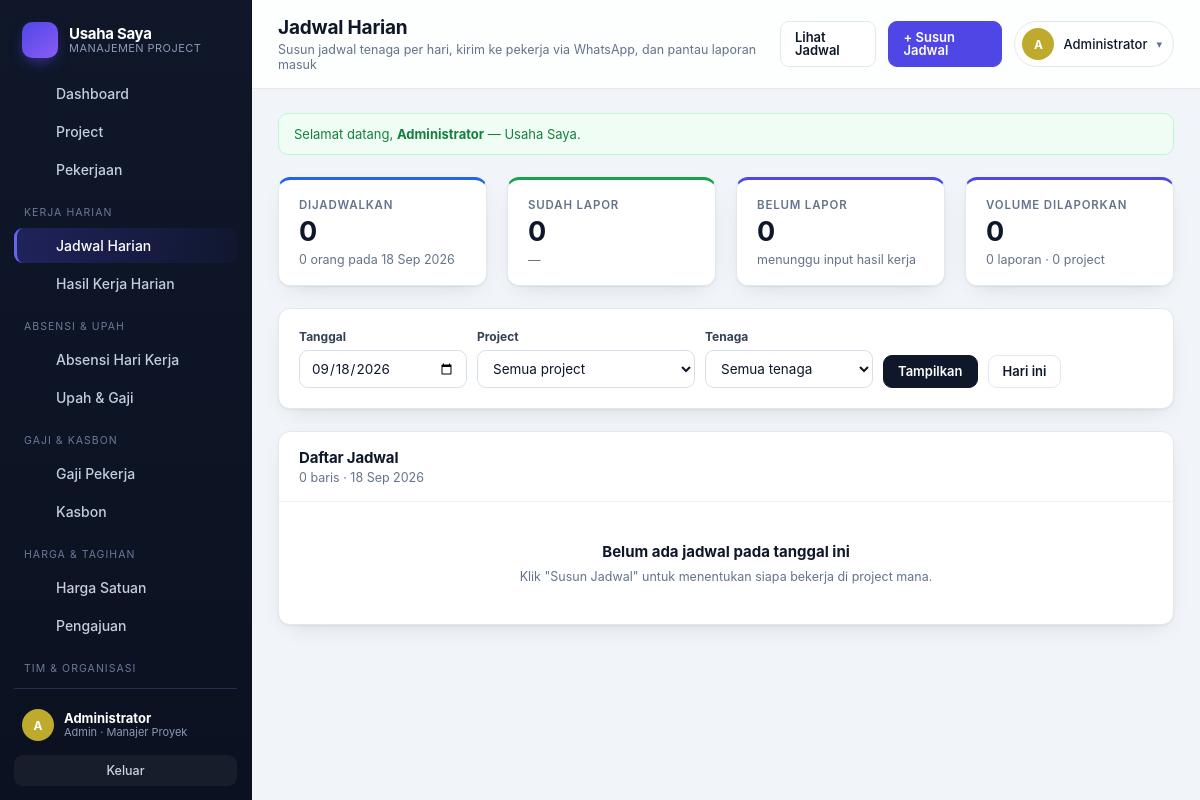
Screenshot of /jadwal_harian.php (signed in) with the database file from the repository.
### tables this page shows
CREATE TABLE perusahaan (
    id                INTEGER PRIMARY KEY AUTOINCREMENT,
    nama              TEXT NOT NULL,
    slug              TEXT NOT NULL DEFAULT '',
    logo              TEXT NOT NULL DEFAULT '',
    kontak_nama       TEXT NOT NULL DEFAULT '',
    kontak_telepon    TEXT NOT NULL DEFAULT '',
    masa_aktif_sampai TEXT NOT NULL DEFAULT '',
    maks_user         INTEGER NOT NULL DEFAULT 0,
    aktif             INTEGER NOT NULL DEFAULT 1,
    catatan           TEXT NOT NULL DEFAULT '',
    created_at        TEXT NOT NULL DEFAULT (datetime('now','localtime'))
, tutup_buku_tgl INTEGER NOT NULL DEFAULT 25);

CREATE TABLE users (
    id            INTEGER PRIMARY KEY AUTOINCREMENT,
    username      TEXT NOT NULL UNIQUE,
    password_hash TEXT NOT NULL,
    nama          TEXT NOT NULL,
    role          TEXT NOT NULL DEFAULT 'pekerja',
    jabatan       TEXT NOT NULL DEFAULT '',
    telepon       TEXT NOT NULL DEFAULT '',
    aktif         INTEGER NOT NULL DEFAULT 1,
    created_at    TEXT NOT NULL DEFAULT (datetime('now','localtime'))
, upah_harian REAL NOT NULL DEFAULT 0, skema TEXT NOT NULL DEFAULT 'harian', perusahaan_id INTEGER NOT NULL DEFAULT 0, is_owner INTEGER NOT NULL DEFAULT 0);

### inc/auth.php (called while the page is built, shortened)
<?php
require_once __DIR__ . '/db.php';
require_once __DIR__ . '/util.php';
require_once __DIR__ . '/tenant.php';
function current_user(): ?array
{
    static $cached = false;
    static $user = null;
    if ($cached) {
        return $user;
    }
    $cached = true;
    $st = db()->prepare('SELECT * FROM users WHERE id = ? AND aktif = 1');
    $st->execute([$_SESSION['uid']]);
    $row = $st->fetch();
    return $user = $row;
}
function require_login(): array
{
    $u = current_user();
    return $u;
}
function take_flash(): array
{
    $f = $_SESSION['flash'] ?? [];
    return $f;
}

### inc/db.php (called while the page is built, shortened)
<?php
function db(): PDO
{
    static $pdo = null;
    if ($pdo instanceof PDO) {
        return $pdo;
    }
    $pdo = new PDO('sqlite:' . DB_PATH, null, null, [
        PDO::ATTR_ERRMODE            => PDO::ERRMODE_EXCEPTION,
        PDO::ATTR_DEFAULT_FETCH_MODE => PDO::FETCH_ASSOC,
    ]);
    $pdo->exec('PRAGMA busy_timeout = 5000');
    $pdo->exec('PRAGMA journal_mode = WAL');
    $pdo->exec('PRAGMA synchronous = NORMAL');
    $pdo->exec('PRAGMA foreign_keys = ON');
    app_migrate($pdo);
    return $pdo;
}
function app_migrate(PDO $pdo): void
{
    $pdo->exec('BEGIN IMMEDIATE');
    try {
        ensure_column($pdo, 'users', 'upah_harian', 'REAL NOT NULL DEFAULT 0');
        ensure_column($pdo, 'pekerjaan_pekerja', 'upah_borongan', 'REAL NOT NULL DEFAULT 0');
        ensure_column($pdo, 'pekerjaan', 'harga_satuan_id', 'INTEGER REFERENCES harga_satuan(id) ON DELETE SET NULL');
        ensure_column($pdo, 'pekerjaan', 'harga_jasa', 'REAL NOT NULL DEFAULT 0');
        ensure_column($pdo, 'pekerjaan', 'harga_upah', 'REAL NOT NULL DEFAULT 0');
        ensure_column($pdo, 'pekerjaan', 'volume_realisasi', 'REAL NOT NULL DEFAULT 0');
        ensure_column($pdo, 'pekerjaan', 'realisasi_tanggal', "TEXT NOT NULL DEFAULT ''");
        ensure_column($pdo, 'pekerjaan', 'realisasi_catatan', "TEXT NOT NULL DEFAULT ''");
        ensure_column($pdo, 'pekerjaan', 'volume_auto', 'INTEGER NOT NULL DEFAULT 0');
        ensure_column($pdo, 'pekerjaan', 'tagih_status', "TEXT NOT NULL DEFAULT 'belum'");
        ensure_column($pdo, 'pekerjaan', 'tagih_diajukan_tanggal', "TEXT NOT NULL DEFAULT ''");
        ensure_column($pdo, 'pekerjaan', 'tagih_dibayar_tanggal', "TEXT NOT NULL DEFAULT ''");
        ensure_column($pdo, 'pekerjaan', 'tagih_catatan', "TEXT NOT NULL DEFAULT ''");
        ensure_column($pdo, 'pekerjaan', 'tagih_volume', 'REAL NOT NULL DEFAULT 0');
        ensure_column($pdo, 'pekerjaan_pekerja', 'bagian_pct', 'REAL NOT NULL DEFAULT 0');
        ensure_column($pdo, 'pekerjaan_pekerja', 'harga_upah_override', 'REAL NOT NULL DEFAULT 0');
        ensure_column($pdo, 'users', 'skema', "TEXT NOT NULL DEFAULT 'harian'");
        foreach (['users', 'projects', 'lokasi', 'pekerjaan', 'pekerjaan_pekerja',
                  'progress_log', 'absensi', 'harga_satuan', 'jadwal', 'laporan_kerja',
                  'harga_satuan_pekerja', 'pengajuan', 'pengajuan_item',
                  'kasbon', 'penggajian', 'penggajian_item'] as $tabel) {
            ensure_column($pdo, $tabel, 'perusahaan_id', 'INTEGER NOT NULL DEFAULT 0');
        }
        ensure_column($pdo, 'users', 'is_owner', 'INTEGER NOT NULL DEFAULT 0');
        ensure_column($pdo, 'perusahaan', 'tutup_buku_tgl', 'INTEGER NOT NULL DEFAULT 25');
        seed_users($pdo);
        seed_demo($pdo);
        seed_upah($pdo);
        seed_harga_satuan($pdo);
        seed_skema_demo($pdo);
        seed_jadwal_kerja($pdo);
        migrasi_tagihan_lama($pdo);
        migrasi_perusahaan($pdo);
        $pdo->exec('COMMIT');
    } catch (Throwable $e) {
        $pdo->exec('ROLLBACK');
        throw $e;
    }
}
function ensure_column(PDO $pdo, string $table, string $column, string $definition): void
{
    foreach ($pdo->query('PRAGMA table_info(' . $table . ')') as $col) {
        if ($col['name'] === $column) {
            return;
        }
    }
}
function pastikan_trigger_tenant(PDO $pdo): void
{
    $pakaiId = ['users', 'projects', 'lokasi', 'pekerjaan', 'progress_log',
                'absensi', 'harga_satuan', 'jadwal', 'laporan_kerja', 'harga_satuan_pekerja',
                'pengajuan', 'pengajuan_item', 'kasbon', 'penggajian', 'penggajian_item'];
}
function migrasi_tagihan_lama(PDO $pdo): void
{
    if ((int) $pdo->query('SELECT COUNT(*) FROM pengajuan')->fetchColumn() > 0) {
        return;
    }
}
function migrasi_perusahaan(PDO $pdo): void
{
    $jumlah = (int) $pdo->query('SELECT COUNT(*) FROM perusahaan')->fetchColumn();
    $perusahaanId = (int) $pdo->query('SELECT MIN(id) FROM perusahaan')->fetchColumn();
    foreach (['users', 'projects', 'lokasi', 'pekerjaan', 'pekerjaan_pekerja',
              'progress_log', 'absensi', 'harga_satuan', 'jadwal', 'laporan_kerja',
              'harga_satuan_pekerja', 'pengajuan', 'pengajuan_item',
              'kasbon', 'penggajian', 'penggajian_item'] as $tabel) {
        $pdo->prepare('UPDATE ' . $tabel . ' SET perusahaan_id = ? WHERE perusahaan_id = 0 OR perusahaan_id IS NULL')
            ->execute([$perusahaanId]);
    }
    $adaOwner = (int) $pdo->query('SELECT COUNT(*) FROM users WHERE is_owner = 1')->fetchColumn();
}
function seed_users(PDO $pdo): void
{
    $count = (int) $pdo->query('SELECT COUNT(*) FROM users')->fetchColumn();
    if ($count > 0) {
        return;
    }
}
function seed_demo(PDO $pdo): void
{
    $count = (int) $pdo->query('SELECT COUNT(*) FROM projects')->fetchColumn();
    if ($count > 0) {
        return;
    }
}
function seed_upah(PDO $pdo): void
{
    $tarif = [
        'budi' => 250000, 'siti' => 250000,
        'andi' => 175000, 'joko' => 170000, 'rudi' => 180000,
        'dewi' => 140000, 'slamet' => 200000,
    ];
    $upd = $pdo->prepare('UPDATE users SET upah_harian = ? WHERE username = ? AND upah_harian = 0');
    foreach ($tarif as $username => $nominal) {
        $upd->execute([$nominal, $username]);
    }
    $sudahAda = (int) $pdo->query('SELECT COUNT(*) FROM absensi')->fetchColumn();
    if ((int) $pdo->query('SELECT COUNT(*) FROM users')->fetchColumn() !== 8
        || (int) $pdo->query('SELECT COUNT(*) FROM projects')->fetchColumn() !== 2) {
        return;
    }
}
function seed_harga_satuan(PDO $pdo): void
{
    if ((int) $pdo->query('SELECT COUNT(*) FROM harga_satuan')->fetchColumn() > 0) {
        return;
    }
}
function seed_jadwal_kerja(PDO $pdo): void
{
    if ((int) $pdo->query('SELECT COUNT(*) FROM jadwal')->fetchColumn() > 0) {
        return;
    }
}
function seed_skema_demo(PDO $pdo): void
{
    if ((int) $pdo->query('SELECT COUNT(*) FROM users')->fetchColumn() !== 8
        || (int) $pdo->query('SELECT COUNT(*) FROM projects')->fetchColumn() !== 2) {
        return;
    }
}

### inc/tenant.php (called while the page is built, shortened)
<?php
function tenant_id(): int
{
    static $cache = null;
    if ($cache !== null) {
        return $cache;
    }
    $u = current_user();
    $cache = (int) ($u['perusahaan_id'] ?? 0);
    return $cache;
}
function is_owner(): bool
{
    $u = current_user();
    return $u !== null && (int) ($u['is_owner'] ?? 0) === 1;
}

### inc/layout.php (the view, shortened to what this page needs)
<?php
function nav_icon(string $name): string
{
    $p = $paths[$name] ?? $paths['dashboard'];
    return '<svg class="ico" viewBox="0 0 24 24" aria-hidden="true">' . $p . '</svg>';
}
function render_header(string $title, string $subtitle = '', string $actions = ''): void
{
    $u = current_user();
    $page = basename($_SERVER['PHP_SELF'] ?? '');
    $current = $page . (isset($_GET['role']) && $page === 'tim.php' ? '?role=' . e((string) $_GET['role']) : '');
    $isPekerja = $u['role'] === 'pekerja';
    $merek = brand();
    $nav = [
        ['label' => 'Dashboard',  'href' => 'dashboard.php', 'icon' => 'dashboard'],
        ['label' => 'Project',    'href' => 'projects.php',  'icon' => 'project'],
        ['label' => $isPekerja ? 'Tugas Saya' : 'Pekerjaan', 'href' => 'pekerjaan.php', 'icon' => 'work'],
        ['sep' => 'Kerja Harian'],
        ['label' => $isPekerja ? 'Jadwal Saya' : 'Jadwal Harian', 'href' => 'jadwal_harian.php', 'icon' => 'calendar'],
        ['label' => $isPekerja ? 'Hasil Kerja Saya' : 'Hasil Kerja Harian', 'href' => 'laporan_kerja.php', 'icon' => 'check'],
        ['sep' => 'Absensi & Upah'],
        ['label' => $isPekerja ? 'Absensi Saya' : 'Absensi Hari Kerja', 'href' => 'absensi.php', 'icon' => 'clock'],
        ['label' => $isPekerja ? 'Upah Saya' : 'Upah & Gaji', 'href' => 'upah.php', 'icon' => 'money'],
        ['sep' => 'Gaji & Kasbon'],
        ['label' => $isPekerja ? 'Gaji Saya' : 'Gaji Pekerja', 'href' => 'gaji.php', 'icon' => 'wallet'],
        ['label' => $isPekerja ? 'Kasbon Saya' : 'Kasbon', 'href' => 'kasbon.php', 'icon' => 'cash'],
    ];
    if (!$isPekerja) {
        $nav[] = ['sep' => 'Harga & Tagihan'];
        $nav[] = ['label' => 'Harga Satuan', 'href' => 'harga_satuan.php', 'icon' => 'price'];
        $nav[] = ['label' => 'Pengajuan', 'href' => 'pengajuan.php', 'icon' => 'invoice'];
    }
    $nav[] = ['sep' => 'Tim & Organisasi'];
    $nav = array_merge($nav, [
        ['label' => 'Pelaksana', 'href' => 'tim.php?role=pelaksana', 'icon' => 'team'],
        ['label' => 'Pekerja',   'href' => 'tim.php?role=pekerja',   'icon' => 'user'],
    ]);
    if ($u['role'] !== 'pekerja') {
        $nav[] = ['label' => 'Laporan', 'href' => 'laporan.php', 'icon' => 'report'];
    }
    if (can_manage_users()) {
        $nav[] = ['sep' => 'Administrasi'];
        $nav[] = ['label' => 'Pengguna & Akun', 'href' => 'users.php', 'icon' => 'user'];
    }
    if (is_owner()) {
        $nav[] = ['sep' => 'Pengelola Aplikasi'];
        $nav[] = ['label' => 'Perusahaan & Lisensi', 'href' => 'perusahaan.php', 'icon' => 'company'];
    }
    ?>
<!DOCTYPE html>
<html lang="id">
<head>
<link rel="stylesheet" href="assets/style.css">
</head>
<body>
<div class="shell">
  <aside class="sidebar" id="sidebar">
    <div class="brand">
      <?php if ($merek['logo'] !== ''): ?>
        <img class="brand-logo" src="<?= e($merek['logo']) ?>" alt="Logo <?= e($merek['nama']) ?>">
      <?php else: ?>
        <span class="brand-mark"><?= nav_icon('project') ?></span>
      <?php endif; ?>
      <span class="brand-text">
        <strong><?= e($merek['nama']) ?></strong>
        <small>Manajemen Project</small>
      </span>
    </div>
    <nav class="nav">
      <?php foreach ($nav as $item): ?>
        <?php if (isset($item['sep'])): ?>
          <div class="nav-sep"><?= e($item['sep']) ?></div>
        <?php else: ?>
          <a class="nav-link <?= $current === $item['href'] ? 'is-active' : '' ?>" href="<?= e($item['href']) ?>">
            <?= nav_icon($item['icon']) ?><span><?= e($item['label']) ?></span>
          </a>
        <?php endif; ?>
      <?php endforeach; ?>
    </nav>
    <div class="side-foot">
      <div class="side-user">
        <?= badge_avatar($u['nama']) ?>
        <div class="side-user-info">
          <strong><?= e($u['nama']) ?></strong>
          <small><?= e(role_label($u['role'])) ?><?= $u['jabatan'] ? ' · ' . e($u['jabatan']) : '' ?></small>
        </div>
      </div>
      <a class="side-logout" href="logout.php">Keluar</a>
    </div>
  </aside>
  <main class="main">
    <header class="topbar">
      <div class="topbar-title">
        <h1><?= e($title) ?></h1>
        <?php if ($subtitle !== ''): ?><p><?= $subtitle ?></p><?php endif; ?>
      </div>
      <div class="topbar-actions">
        <?= $actions ?>
        <details class="user-menu">
          <summary>
            <?= badge_avatar($u['nama']) ?>
            <span class="user-menu-name"><?= e($u['nama']) ?></span>
            <span class="caret">▾</span>
          </summary>
        </details>
      </div>
    </header>
    <div class="content">
      <?php foreach (take_flash() as $f): ?>
        <div class="alert alert-<?= e($f['type']) ?>"><?= $f['msg'] ?></div>
      <?php endforeach; ?>
<?php
}
function render_footer(): void
{
    ?>
    </div>
  </main>
</div>
</body>
</html>
<?php
}
function stat_card(string $label, string $value, string $sub = '', string $tone = ''): void
{
    echo '<div class="stat ' . ($tone ? 'stat-' . e($tone) : '') . '">'
        . '<span class="stat-label">' . e($label) . '</span>'
        . '<span class="stat-value">' . $value . '</span>'
        . ($sub !== '' ? '<span class="stat-sub">' . $sub . '</span>' : '')
        . '</div>';
}

### inc/util.php (shortened to what this page needs)
<?php
function e(?string $v): string
{
    return htmlspecialchars((string) $v, ENT_QUOTES, 'UTF-8');
}
function initials(string $nama): string
{
    $parts = preg_split('/\s+/', trim($nama)) ?: [];
    $out = '';
    foreach (array_slice($parts, 0, 2) as $p) {
        if (function_exists('mb_substr')) {
            $out .= mb_strtoupper(mb_substr($p, 0, 1), 'UTF-8');
        } else {
            preg_match('/./u', $p, $m);
            $out .= strtoupper($m[0] ?? '');
        }
    }
    return $out !== '' ? $out : '?';
}
function avatar_hue(string $s): int
{
    return (int) (crc32($s) % 360);
}
function badge_avatar(string $nama, string $size = ''): string
{
    return '<span class="avatar ' . $size . '" style="--h:' . avatar_hue($nama) . '">' . e(initials($nama)) . '</span>';
}

### rows the page displays
perusahaan: nama "Usaha Saya"
users: nama "A A", nama "Administrator", role "Admin", jabatan "Manajer Proyek"

### other values shown
$item['label'] "Dashboard"
$item['label'] "Project"
$item['label'] "Pekerjaan"
$item['sep'] "KERJA HARIAN"
$item['label'] "Jadwal Harian"
$item['label'] "Hasil Kerja Harian"
$item['sep'] "ABSENSI & UPAH"
$item['label'] "Absensi Hari Kerja"
$item['label'] "Upah & Gaji"
$item['sep'] "GAJI & KASBON"
$item['label'] "Gaji Pekerja"
$item['label'] "Kasbon"
$item['sep'] "HARGA & TAGIHAN"
$item['label'] "Harga Satuan"
$item['label'] "Pengajuan"
